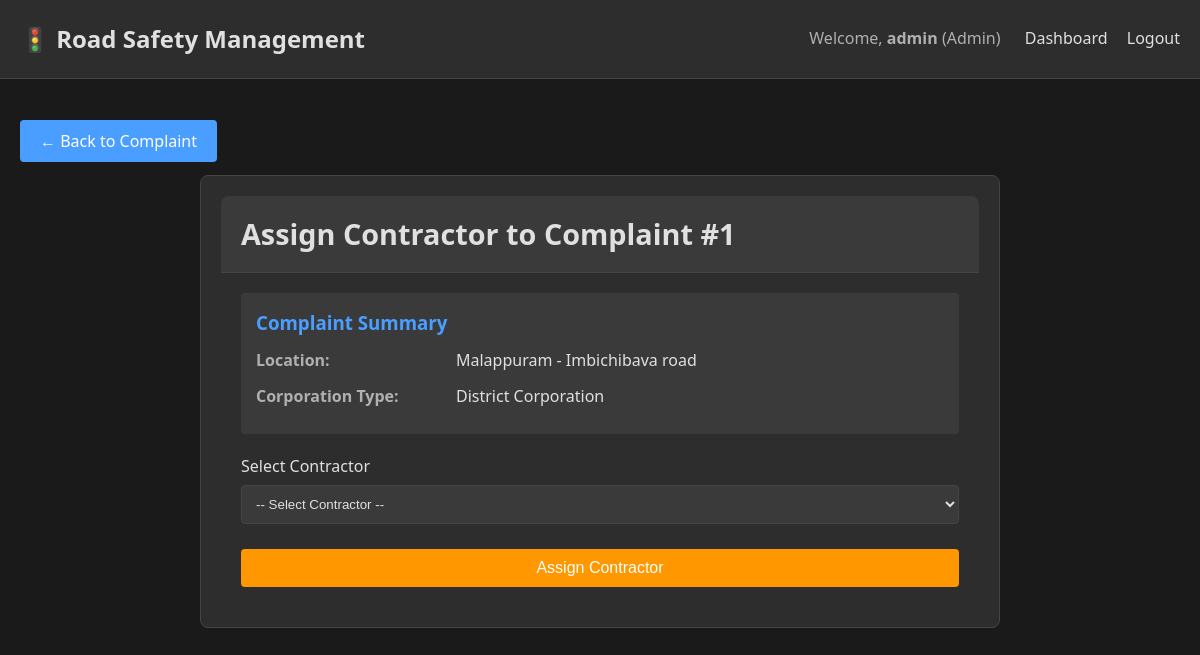
/admin/complaint/1/assign (signed in), run on the app's committed database.
### models.py (models this page shows, shortened)
class User(UserMixin, db.Model):
    id = db.Column(db.Integer, primary_key=True)
    username = db.Column(db.String(80), unique=True, nullable=False)
    email = db.Column(db.String(120), unique=True, nullable=False)
    password_hash = db.Column(db.String(200), nullable=False)
    role = db.Column(db.String(20), nullable=False)
    created_at = db.Column(db.DateTime, default=datetime.utcnow)
    complaints = db.relationship('Complaint', backref='user', lazy=True, foreign_keys='Complaint.user_id')
    assigned_complaints = db.relationship('Complaint', backref='contractor', lazy=True, foreign_keys='Complaint.contractor_id')

class Complaint(db.Model):
    id = db.Column(db.Integer, primary_key=True)
    user_id = db.Column(db.Integer, db.ForeignKey('user.id'), nullable=False)
    contractor_id = db.Column(db.Integer, db.ForeignKey('user.id'), nullable=True)
    district = db.Column(db.String(100), nullable=False)
    corporation_type = db.Column(db.String(50), nullable=False)
    road_name = db.Column(db.String(200), nullable=False)
    national_highway = db.Column(db.String(100))
    landmark = db.Column(db.String(200), nullable=False)
    latitude = db.Column(db.Float)
    longitude = db.Column(db.Float)
    description = db.Column(db.Text, nullable=False)
    status = db.Column(db.String(50), default='Submitted')
    admin_acknowledgement = db.Column(db.Text)
    contractor_acknowledgement = db.Column(db.Text)
    created_at = db.Column(db.DateTime, default=datetime.utcnow)
    verified_at = db.Column(db.DateTime)
    assigned_at = db.Column(db.DateTime)
    resolved_at = db.Column(db.DateTime)

### routes/admin.py (the view)
    def decorated_function(*args, **kwargs):
        if current_user.role != 'admin':
            flash('Access denied. This page is for administrators only.', 'danger')
            return redirect(url_for('auth.login'))
        return f(*args, **kwargs)

### app.py (called while the page is built)
@login_manager.user_loader
def load_user(user_id):
    return User.query.get(int(user_id))

### routes/admin.py (called while the page is built, shortened)
def admin_only(f):
    def decorated_function(*args, **kwargs):
        if current_user.role != 'admin':
            flash('Access denied. This page is for administrators only.', 'danger')
            return redirect(url_for('auth.login'))
        return f(*args, **kwargs)
    decorated_function.__name__ = f.__name__
    return login_required(decorated_function)

@admin_bp.route('/complaint/<int:complaint_id>/assign', methods=['GET', 'POST'])
@admin_only
def assign_contractor(complaint_id):
    complaint = Complaint.query.get_or_404(complaint_id)
    contractors = User.query.filter_by(role='contractor').all()
    return render_template('admin/assign_contractor.html', complaint=complaint, contractors=contractors)

### templates/admin/assign_contractor.html (shortened to what this page needs)
{% extends "base.html" %}
{% block content %}
<div style="margin-bottom: 20px;">
    <a href="{{ url_for('admin.view_complaint', complaint_id=complaint.id) }}" class="btn btn-primary">← Back to Complaint</a>
</div>
<div class="card" style="max-width: 800px; margin: 0 auto;">
    <div class="card-header">
        <h2 style="margin: 0;">Assign Contractor to Complaint #{{ complaint.id }}</h2>
    </div>
    <div style="padding: 20px;">
        <div class="complaint-details" style="margin-bottom: 20px;">
            <h3>Complaint Summary</h3>
            <div class="detail-row">
                <span class="detail-label">Location:</span>
                <span class="detail-value">{{ complaint.district }} - {{ complaint.road_name }}</span>
            </div>
            <div class="detail-row">
                <span class="detail-label">Corporation Type:</span>
                <span class="detail-value">{{ complaint.corporation_type }}</span>
            </div>
        </div>
        <form method="POST">
            <div class="form-group">
                <label class="form-label" for="contractor_id">Select Contractor</label>
                <select name="contractor_id" id="contractor_id" class="form-select" required>
                    <option value="">-- Select Contractor --</option>
                </select>
            </div>
            <button type="submit" class="btn btn-warning" style="width: 100%; margin-top: 10px;" {% if not contractors %}disabled{% endif %}>Assign Contractor</button>
        </form>
    </div>
</div>
{% endblock %}

### templates/base.html (shortened to what this page needs)
<!DOCTYPE html>
<html lang="en">
<head>
    <link rel="stylesheet" href="{{ url_for('static', filename='css/style.css') }}">
</head>
<body>
    <nav class="navbar">
        <div class="container" style="display: flex; justify-content: space-between; align-items: center;">
            <a class="navbar-brand" href="/" style="font-size: 1.5em; font-weight: bold;">🚦 Road Safety Management</a>
            <div>
                {% if current_user.is_authenticated %}
                    <span style="color: var(--text-secondary); margin-right: 20px;">
                        Welcome, <strong>{{ current_user.username }}</strong> ({{ current_user.role|capitalize }})
                    </span>
                    {% if current_user.role == 'admin' %}
                        <a class="nav-link" href="{{ url_for('admin.dashboard') }}" style="display: inline; margin-right: 15px;">Dashboard</a>
                    {% elif current_user.role == 'contractor' %}
                        <a class="nav-link" href="{{ url_for('contractor.dashboard') }}" style="display: inline; margin-right: 15px;">Dashboard</a>
                    {% else %}
                        <a class="nav-link" href="{{ url_for('user.dashboard') }}" style="display: inline; margin-right: 15px;">Dashboard</a>
                        <a class="nav-link" href="{{ url_for('user.submit_complaint') }}" style="display: inline; margin-right: 15px;">Submit Complaint</a>
                    {% endif %}
                    <a class="nav-link" href="{{ url_for('auth.logout') }}" style="display: inline;">Logout</a>
                {% else %}
                    <a class="nav-link" href="{{ url_for('auth.login') }}" style="display: inline; margin-right: 15px;">Login</a>
                    <a class="nav-link" href="{{ url_for('auth.register') }}" style="display: inline;">Register</a>
                {% endif %}
            </div>
        </div>
    </nav>
    <div class="container" style="margin-top: 30px;">
        {% block content %}{% endblock %}
    </div>
</body>
</html>

### static/css/style.css (style rules this page uses)
:root { --bg-primary: #1a1a1a; --bg-secondary: #2d2d2d; --bg-tertiary: #3a3a3a; --text-primary: #e0e0e0; --text-secondary: #b0b0b0; --accent-primary: #4a9eff; --accent-hover: #3a8eef; --success: #4caf50; --warning: #ff9800; --danger: #f44336; --border-color: #444; }
* { margin: 0; padding: 0; box-sizing: border-box; }
body { background-color: var(--bg-primary); color: var(--text-primary); font-family: 'Segoe UI', Tahoma, Geneva, Verdana, sans-serif; line-height: 1.6; }
.navbar { background-color: var(--bg-secondary) !important; border-bottom: 1px solid var(--border-color); }
.navbar-brand, .nav-link { color: var(--text-primary) !important; }
.container { max-width: 1200px; margin: 0 auto; padding: 20px; }
.card { background-color: var(--bg-secondary); border: 1px solid var(--border-color); border-radius: 8px; padding: 20px; margin-bottom: 20px; }
.card-header { background-color: var(--bg-tertiary); color: var(--text-primary); border-bottom: 1px solid var(--border-color); padding: 15px 20px; border-radius: 8px 8px 0 0; font-size: 1.2em; font-weight: 600; }
.form-control, .form-select { background-color: var(--bg-tertiary); color: var(--text-primary); border: 1px solid var(--border-color); padding: 10px; border-radius: 4px; width: 100%; margin-bottom: 15px; }
.form-label { color: var(--text-primary); margin-bottom: 5px; display: block; }
.btn { padding: 10px 20px; border: none; border-radius: 4px; cursor: pointer; font-size: 1em; transition: all 0.3s; }
.btn-primary { background-color: var(--accent-primary); color: white; }
.btn-warning { background-color: var(--warning); color: white; }
.complaint-details { background-color: var(--bg-tertiary); padding: 15px; border-radius: 4px; margin-bottom: 15px; }
.complaint-details h3 { color: var(--accent-primary); margin-bottom: 10px; }
.detail-row { display: flex; margin-bottom: 10px; }
.detail-label { font-weight: bold; color: var(--text-secondary); width: 200px; }
.detail-value { color: var(--text-primary); }
a { color: var(--accent-primary); text-decoration: none; }

### data on the page
User: username "admin", role "Admin"
Complaint: id "1", district "Malappuram", road_name "Imbichibava road", corporation_type "District Corporation"
